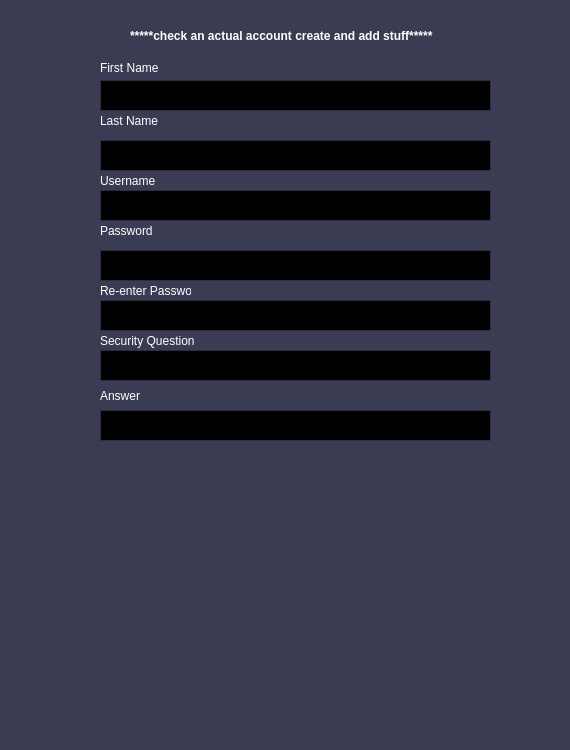
<?xml version="1.0" encoding="UTF-8"?>
<ui version="4.0">
 <class>cove_account</class>
 <widget class="QWidget" name="cove_account">
  <property name="geometry">
   <rect>
    <x>0</x>
    <y>0</y>
    <width>570</width>
    <height>750</height>
   </rect>
  </property>
  <property name="palette">
   <palette>
    <active>
     <colorrole role="WindowText">
      <brush brushstyle="SolidPattern">
       <color alpha="255">
        <red>255</red>
        <green>255</green>
        <blue>255</blue>
       </color>
      </brush>
     </colorrole>
     <colorrole role="Button">
      <brush brushstyle="SolidPattern">
       <color alpha="255">
        <red>58</red>
        <green>60</green>
        <blue>83</blue>
       </color>
      </brush>
     </colorrole>
     <colorrole role="Light">
      <brush brushstyle="SolidPattern">
       <color alpha="255">
        <red>87</red>
        <green>90</green>
        <blue>124</blue>
       </color>
      </brush>
     </colorrole>
     <colorrole role="Midlight">
      <brush brushstyle="SolidPattern">
       <color alpha="255">
        <red>72</red>
        <green>75</green>
        <blue>103</blue>
       </color>
      </brush>
     </colorrole>
     <colorrole role="Dark">
      <brush brushstyle="SolidPattern">
       <color alpha="255">
        <red>29</red>
        <green>30</green>
        <blue>41</blue>
       </color>
      </brush>
     </colorrole>
     <colorrole role="Mid">
      <brush brushstyle="SolidPattern">
       <color alpha="255">
        <red>38</red>
        <green>40</green>
        <blue>55</blue>
       </color>
      </brush>
     </colorrole>
     <colorrole role="Text">
      <brush brushstyle="SolidPattern">
       <color alpha="255">
        <red>255</red>
        <green>255</green>
        <blue>255</blue>
       </color>
      </brush>
     </colorrole>
     <colorrole role="BrightText">
      <brush brushstyle="SolidPattern">
       <color alpha="255">
        <red>255</red>
        <green>255</green>
        <blue>255</blue>
       </color>
      </brush>
     </colorrole>
     <colorrole role="ButtonText">
      <brush brushstyle="SolidPattern">
       <color alpha="255">
        <red>255</red>
        <green>255</green>
        <blue>255</blue>
       </color>
      </brush>
     </colorrole>
     <colorrole role="Base">
      <brush brushstyle="SolidPattern">
       <color alpha="255">
        <red>0</red>
        <green>0</green>
        <blue>0</blue>
       </color>
      </brush>
     </colorrole>
     <colorrole role="Window">
      <brush brushstyle="SolidPattern">
       <color alpha="255">
        <red>58</red>
        <green>60</green>
        <blue>83</blue>
       </color>
      </brush>
     </colorrole>
     <colorrole role="Shadow">
      <brush brushstyle="SolidPattern">
       <color alpha="255">
        <red>0</red>
        <green>0</green>
        <blue>0</blue>
       </color>
      </brush>
     </colorrole>
     <colorrole role="AlternateBase">
      <brush brushstyle="SolidPattern">
       <color alpha="255">
        <red>29</red>
        <green>30</green>
        <blue>41</blue>
       </color>
      </brush>
     </colorrole>
     <colorrole role="ToolTipBase">
      <brush brushstyle="SolidPattern">
       <color alpha="255">
        <red>255</red>
        <green>255</green>
        <blue>220</blue>
       </color>
      </brush>
     </colorrole>
     <colorrole role="ToolTipText">
      <brush brushstyle="SolidPattern">
       <color alpha="255">
        <red>0</red>
        <green>0</green>
        <blue>0</blue>
       </color>
      </brush>
     </colorrole>
    </active>
    <inactive>
     <colorrole role="WindowText">
      <brush brushstyle="SolidPattern">
       <color alpha="255">
        <red>255</red>
        <green>255</green>
        <blue>255</blue>
       </color>
      </brush>
     </colorrole>
     <colorrole role="Button">
      <brush brushstyle="SolidPattern">
       <color alpha="255">
        <red>58</red>
        <green>60</green>
        <blue>83</blue>
       </color>
      </brush>
     </colorrole>
     <colorrole role="Light">
      <brush brushstyle="SolidPattern">
       <color alpha="255">
        <red>87</red>
        <green>90</green>
        <blue>124</blue>
       </color>
      </brush>
     </colorrole>
     <colorrole role="Midlight">
      <brush brushstyle="SolidPattern">
       <color alpha="255">
        <red>72</red>
        <green>75</green>
        <blue>103</blue>
       </color>
      </brush>
     </colorrole>
     <colorrole role="Dark">
      <brush brushstyle="SolidPattern">
       <color alpha="255">
        <red>29</red>
        <green>30</green>
        <blue>41</blue>
       </color>
      </brush>
     </colorrole>
     <colorrole role="Mid">
      <brush brushstyle="SolidPattern">
       <color alpha="255">
        <red>38</red>
        <green>40</green>
        <blue>55</blue>
       </color>
      </brush>
     </colorrole>
     <colorrole role="Text">
      <brush brushstyle="SolidPattern">
       <color alpha="255">
        <red>255</red>
        <green>255</green>
        <blue>255</blue>
       </color>
      </brush>
     </colorrole>
     <colorrole role="BrightText">
      <brush brushstyle="SolidPattern">
       <color alpha="255">
        <red>255</red>
        <green>255</green>
        <blue>255</blue>
       </color>
      </brush>
     </colorrole>
     <colorrole role="ButtonText">
      <brush brushstyle="SolidPattern">
       <color alpha="255">
        <red>255</red>
        <green>255</green>
        <blue>255</blue>
       </color>
      </brush>
     </colorrole>
     <colorrole role="Base">
      <brush brushstyle="SolidPattern">
       <color alpha="255">
        <red>0</red>
        <green>0</green>
        <blue>0</blue>
       </color>
      </brush>
     </colorrole>
     <colorrole role="Window">
      <brush brushstyle="SolidPattern">
       <color alpha="255">
        <red>58</red>
        <green>60</green>
        <blue>83</blue>
       </color>
      </brush>
     </colorrole>
     <colorrole role="Shadow">
      <brush brushstyle="SolidPattern">
       <color alpha="255">
        <red>0</red>
        <green>0</green>
        <blue>0</blue>
       </color>
      </brush>
     </colorrole>
     <colorrole role="AlternateBase">
      <brush brushstyle="SolidPattern">
       <color alpha="255">
        <red>29</red>
        <green>30</green>
        <blue>41</blue>
       </color>
      </brush>
     </colorrole>
     <colorrole role="ToolTipBase">
      <brush brushstyle="SolidPattern">
       <color alpha="255">
        <red>255</red>
        <green>255</green>
        <blue>220</blue>
       </color>
      </brush>
     </colorrole>
     <colorrole role="ToolTipText">
      <brush brushstyle="SolidPattern">
       <color alpha="255">
        <red>0</red>
        <green>0</green>
        <blue>0</blue>
       </color>
      </brush>
     </colorrole>
    </inactive>
    <disabled>
     <colorrole role="WindowText">
      <brush brushstyle="SolidPattern">
       <color alpha="255">
        <red>29</red>
        <green>30</green>
        <blue>41</blue>
       </color>
      </brush>
     </colorrole>
     <colorrole role="Button">
      <brush brushstyle="SolidPattern">
       <color alpha="255">
        <red>58</red>
        <green>60</green>
        <blue>83</blue>
       </color>
      </brush>
     </colorrole>
     <colorrole role="Light">
      <brush brushstyle="SolidPattern">
       <color alpha="255">
        <red>87</red>
        <green>90</green>
        <blue>124</blue>
       </color>
      </brush>
     </colorrole>
     <colorrole role="Midlight">
      <brush brushstyle="SolidPattern">
       <color alpha="255">
        <red>72</red>
        <green>75</green>
        <blue>103</blue>
       </color>
      </brush>
     </colorrole>
     <colorrole role="Dark">
      <brush brushstyle="SolidPattern">
       <color alpha="255">
        <red>29</red>
        <green>30</green>
        <blue>41</blue>
       </color>
      </brush>
     </colorrole>
     <colorrole role="Mid">
      <brush brushstyle="SolidPattern">
       <color alpha="255">
        <red>38</red>
        <green>40</green>
        <blue>55</blue>
       </color>
      </brush>
     </colorrole>
     <colorrole role="Text">
      <brush brushstyle="SolidPattern">
       <color alpha="255">
        <red>29</red>
        <green>30</green>
        <blue>41</blue>
       </color>
      </brush>
     </colorrole>
     <colorrole role="BrightText">
      <brush brushstyle="SolidPattern">
       <color alpha="255">
        <red>255</red>
        <green>255</green>
        <blue>255</blue>
       </color>
      </brush>
     </colorrole>
     <colorrole role="ButtonText">
      <brush brushstyle="SolidPattern">
       <color alpha="255">
        <red>29</red>
        <green>30</green>
        <blue>41</blue>
       </color>
      </brush>
     </colorrole>
     <colorrole role="Base">
      <brush brushstyle="SolidPattern">
       <color alpha="255">
        <red>58</red>
        <green>60</green>
        <blue>83</blue>
       </color>
      </brush>
     </colorrole>
     <colorrole role="Window">
      <brush brushstyle="SolidPattern">
       <color alpha="255">
        <red>58</red>
        <green>60</green>
        <blue>83</blue>
       </color>
      </brush>
     </colorrole>
     <colorrole role="Shadow">
      <brush brushstyle="SolidPattern">
       <color alpha="255">
        <red>0</red>
        <green>0</green>
        <blue>0</blue>
       </color>
      </brush>
     </colorrole>
     <colorrole role="AlternateBase">
      <brush brushstyle="SolidPattern">
       <color alpha="255">
        <red>58</red>
        <green>60</green>
        <blue>83</blue>
       </color>
      </brush>
     </colorrole>
     <colorrole role="ToolTipBase">
      <brush brushstyle="SolidPattern">
       <color alpha="255">
        <red>255</red>
        <green>255</green>
        <blue>220</blue>
       </color>
      </brush>
     </colorrole>
     <colorrole role="ToolTipText">
      <brush brushstyle="SolidPattern">
       <color alpha="255">
        <red>0</red>
        <green>0</green>
        <blue>0</blue>
       </color>
      </brush>
     </colorrole>
    </disabled>
   </palette>
  </property>
  <property name="windowTitle">
   <string>Form</string>
  </property>
  <widget class="QTextEdit" name="textEdit_2">
   <property name="geometry">
    <rect>
     <x>100</x>
     <y>80</y>
     <width>391</width>
     <height>31</height>
    </rect>
   </property>
   <property name="font">
    <font>
     <pointsize>10</pointsize>
    </font>
   </property>
   <property name="verticalScrollBarPolicy">
    <enum>Qt::ScrollBarAlwaysOff</enum>
   </property>
   <property name="horizontalScrollBarPolicy">
    <enum>Qt::ScrollBarAlwaysOff</enum>
   </property>
   <property name="undoRedoEnabled">
    <bool>true</bool>
   </property>
  </widget>
  <widget class="QLabel" name="label">
   <property name="geometry">
    <rect>
     <x>100</x>
     <y>170</y>
     <width>91</width>
     <height>21</height>
    </rect>
   </property>
   <property name="text">
    <string>Username</string>
   </property>
  </widget>
  <widget class="QLabel" name="label_2">
   <property name="geometry">
    <rect>
     <x>100</x>
     <y>380</y>
     <width>91</width>
     <height>31</height>
    </rect>
   </property>
   <property name="text">
    <string>Answer</string>
   </property>
  </widget>
  <widget class="QLabel" name="label_3">
   <property name="geometry">
    <rect>
     <x>100</x>
     <y>330</y>
     <width>121</width>
     <height>21</height>
    </rect>
   </property>
   <property name="text">
    <string>Security Question</string>
   </property>
  </widget>
  <widget class="QLabel" name="label_4">
   <property name="geometry">
    <rect>
     <x>100</x>
     <y>110</y>
     <width>71</width>
     <height>21</height>
    </rect>
   </property>
   <property name="text">
    <string>Last Name</string>
   </property>
  </widget>
  <widget class="QLabel" name="label_5">
   <property name="geometry">
    <rect>
     <x>100</x>
     <y>60</y>
     <width>81</width>
     <height>16</height>
    </rect>
   </property>
   <property name="text">
    <string>First Name</string>
   </property>
  </widget>
  <widget class="QLabel" name="label_6">
   <property name="geometry">
    <rect>
     <x>100</x>
     <y>220</y>
     <width>91</width>
     <height>21</height>
    </rect>
   </property>
   <property name="text">
    <string>Password</string>
   </property>
  </widget>
  <widget class="QLabel" name="label_7">
   <property name="geometry">
    <rect>
     <x>100</x>
     <y>280</y>
     <width>91</width>
     <height>21</height>
    </rect>
   </property>
   <property name="text">
    <string>Re-enter Password</string>
   </property>
  </widget>
  <widget class="QTextEdit" name="textEdit_3">
   <property name="geometry">
    <rect>
     <x>100</x>
     <y>140</y>
     <width>391</width>
     <height>31</height>
    </rect>
   </property>
   <property name="font">
    <font>
     <pointsize>10</pointsize>
    </font>
   </property>
   <property name="verticalScrollBarPolicy">
    <enum>Qt::ScrollBarAlwaysOff</enum>
   </property>
   <property name="horizontalScrollBarPolicy">
    <enum>Qt::ScrollBarAlwaysOff</enum>
   </property>
   <property name="undoRedoEnabled">
    <bool>true</bool>
   </property>
  </widget>
  <widget class="QTextEdit" name="textEdit_4">
   <property name="geometry">
    <rect>
     <x>100</x>
     <y>190</y>
     <width>391</width>
     <height>31</height>
    </rect>
   </property>
   <property name="font">
    <font>
     <pointsize>10</pointsize>
    </font>
   </property>
   <property name="verticalScrollBarPolicy">
    <enum>Qt::ScrollBarAlwaysOff</enum>
   </property>
   <property name="horizontalScrollBarPolicy">
    <enum>Qt::ScrollBarAlwaysOff</enum>
   </property>
   <property name="undoRedoEnabled">
    <bool>true</bool>
   </property>
  </widget>
  <widget class="QTextEdit" name="textEdit_5">
   <property name="geometry">
    <rect>
     <x>100</x>
     <y>250</y>
     <width>391</width>
     <height>31</height>
    </rect>
   </property>
   <property name="font">
    <font>
     <pointsize>10</pointsize>
    </font>
   </property>
   <property name="verticalScrollBarPolicy">
    <enum>Qt::ScrollBarAlwaysOff</enum>
   </property>
   <property name="horizontalScrollBarPolicy">
    <enum>Qt::ScrollBarAlwaysOff</enum>
   </property>
   <property name="undoRedoEnabled">
    <bool>true</bool>
   </property>
  </widget>
  <widget class="QTextEdit" name="textEdit_6">
   <property name="geometry">
    <rect>
     <x>100</x>
     <y>300</y>
     <width>391</width>
     <height>31</height>
    </rect>
   </property>
   <property name="font">
    <font>
     <pointsize>10</pointsize>
    </font>
   </property>
   <property name="verticalScrollBarPolicy">
    <enum>Qt::ScrollBarAlwaysOff</enum>
   </property>
   <property name="horizontalScrollBarPolicy">
    <enum>Qt::ScrollBarAlwaysOff</enum>
   </property>
   <property name="undoRedoEnabled">
    <bool>true</bool>
   </property>
  </widget>
  <widget class="QTextEdit" name="textEdit_7">
   <property name="geometry">
    <rect>
     <x>100</x>
     <y>350</y>
     <width>391</width>
     <height>31</height>
    </rect>
   </property>
   <property name="font">
    <font>
     <pointsize>10</pointsize>
    </font>
   </property>
   <property name="verticalScrollBarPolicy">
    <enum>Qt::ScrollBarAlwaysOff</enum>
   </property>
   <property name="horizontalScrollBarPolicy">
    <enum>Qt::ScrollBarAlwaysOff</enum>
   </property>
   <property name="undoRedoEnabled">
    <bool>true</bool>
   </property>
  </widget>
  <widget class="QTextEdit" name="textEdit_8">
   <property name="geometry">
    <rect>
     <x>100</x>
     <y>410</y>
     <width>391</width>
     <height>31</height>
    </rect>
   </property>
   <property name="font">
    <font>
     <pointsize>10</pointsize>
    </font>
   </property>
   <property name="verticalScrollBarPolicy">
    <enum>Qt::ScrollBarAlwaysOff</enum>
   </property>
   <property name="horizontalScrollBarPolicy">
    <enum>Qt::ScrollBarAlwaysOff</enum>
   </property>
   <property name="undoRedoEnabled">
    <bool>true</bool>
   </property>
  </widget>
  <widget class="QLabel" name="label_8">
   <property name="geometry">
    <rect>
     <x>130</x>
     <y>20</y>
     <width>351</width>
     <height>31</height>
    </rect>
   </property>
   <property name="font">
    <font>
     <family>Arial</family>
     <weight>75</weight>
     <bold>true</bold>
    </font>
   </property>
   <property name="text">
    <string>*****check an actual account create and add stuff*****</string>
   </property>
  </widget>
 </widget>
 <resources/>
 <connections/>
</ui>
